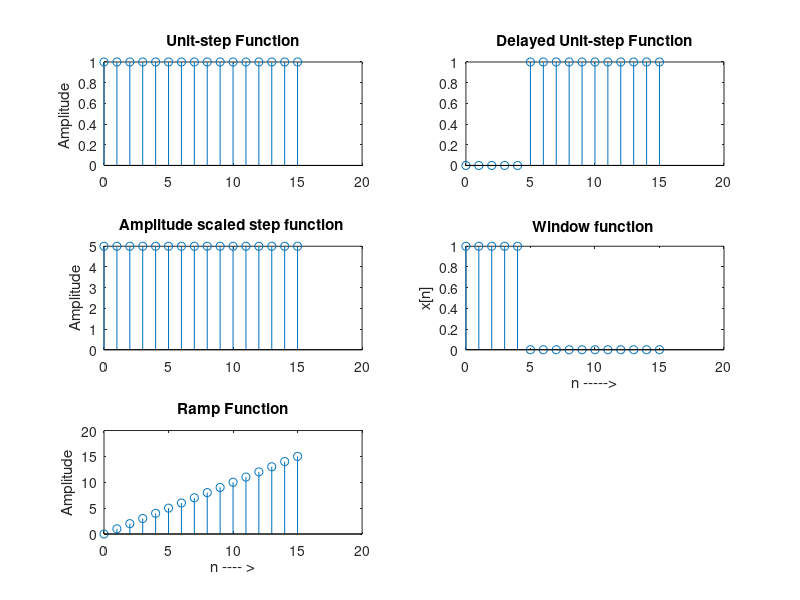

Source code (MATLAB):
clc;        % clears the command window
clear all;  % clear all variables
close all;  % all the existing figure windows will be closed

n = 0:15;   % time index for the discrete signal from 0 to 15 with unity sampling

% time
u = [(n)>=0];       % Unit Step
u5 = [(n-5)>=0];    % Delayed step 
a5 = 5* u;          % Scaled unit step
xn = u-u5;          % rectangular window x[n]= u[n]- u[n-5] 
xr = n.*u;          % Ramp signal
                    % v(1:16) = ones(1,16) also defines the unit step vector v of length 16 or a rectangular
                    % window of size 16.
                    
subplot(321), stem(n,u), title('Unit-step Function'); 
ylabel('Amplitude '); 
subplot(322), stem(n,u5), title('Delayed Unit-step Function'); 
subplot(323), stem(n,a5), title('Amplitude scaled step function ');
ylabel('Amplitude');
subplot(324), stem(n,xn), title('Window function ');
ylabel('x[n]');
xlabel('n ----->');
subplot(325), stem(n,xr), title('Ramp Function');
ylabel('Amplitude');
xlabel('n ---- >');